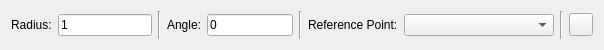
<?xml version="1.0" encoding="UTF-8"?>
<ui version="4.0">
 <class>CircleCR</class>
 <widget class="QWidget" name="CircleCR">
  <property name="geometry">
   <rect>
    <x>0</x>
    <y>0</y>
    <width>604</width>
    <height>50</height>
   </rect>
  </property>
  <layout class="QHBoxLayout">
   <item>
    <widget class="QLabel" name="label_2">
     <property name="text">
      <string>Radius:</string>
     </property>
     <property name="buddy">
      <cstring>Radius</cstring>
     </property>
     <property name="MoveToDialog" stdset="0">
      <bool>true</bool>
     </property>
     <property name="Shortcut" stdset="0">
      <string>,R</string>
     </property>
    </widget>
   </item>
   <item>
    <widget class="RMathLineEdit" name="Radius">
     <property name="text">
      <string notr="true">1</string>
     </property>
     <property name="angle" stdset="0">
      <bool>false</bool>
     </property>
     <property name="defaultUnit" stdset="0">
      <number>0</number>
     </property>
     <property name="MoveToDialog" stdset="0">
      <bool>true</bool>
     </property>
    </widget>
   </item>
   <item>
    <widget class="Line" name="line">
     <property name="orientation">
      <enum>Qt::Vertical</enum>
     </property>
    </widget>
   </item>
   <item>
    <widget class="QLabel" name="AngleLabel">
     <property name="text">
      <string>Angle:</string>
     </property>
     <property name="buddy">
      <cstring>Angle</cstring>
     </property>
     <property name="MoveToDialog" stdset="0">
      <bool>true</bool>
     </property>
     <property name="Shortcut" stdset="0">
      <string>,A</string>
     </property>
    </widget>
   </item>
   <item>
    <widget class="RMathLineEdit" name="Angle">
     <property name="maximumSize">
      <size>
       <width>100</width>
       <height>16777215</height>
      </size>
     </property>
     <property name="text">
      <string notr="true">0</string>
     </property>
     <property name="angle" stdset="0">
      <bool>true</bool>
     </property>
     <property name="MoveToDialog" stdset="0">
      <bool>true</bool>
     </property>
    </widget>
   </item>
   <item>
    <widget class="Line" name="line_2">
     <property name="orientation">
      <enum>Qt::Vertical</enum>
     </property>
    </widget>
   </item>
   <item>
    <widget class="QLabel" name="ReferencePointLabel">
     <property name="text">
      <string>Reference Point:</string>
     </property>
     <property name="buddy">
      <cstring>ReferencePoint</cstring>
     </property>
     <property name="Shortcut" stdset="0">
      <string>,P</string>
     </property>
    </widget>
   </item>
   <item>
    <widget class="QComboBox" name="ReferencePoint">
     <property name="minimumSize">
      <size>
       <width>150</width>
       <height>0</height>
      </size>
     </property>
     <property name="ForceSaveIndex" stdset="0">
      <bool>true</bool>
     </property>
    </widget>
   </item>
   <item>
    <widget class="Line" name="line_3">
     <property name="orientation">
      <enum>Qt::Vertical</enum>
     </property>
    </widget>
   </item>
   <item>
    <widget class="QToolButton" name="Reset">
     <property name="HideInDialogMode" stdset="0">
      <bool>true</bool>
     </property>
    </widget>
   </item>
  </layout>
 </widget>
 <customwidgets>
  <customwidget>
   <class>RMathLineEdit</class>
   <extends>QLineEdit</extends>
   <header>RMathLineEdit.h</header>
  </customwidget>
 </customwidgets>
 <resources/>
 <connections/>
</ui>
